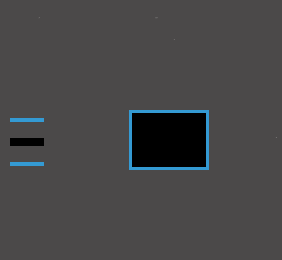
      <widget class="QGroupBox" name="groupBox_9">
       <property name="geometry">
        <rect>
         <x>414</x>
         <y>111</y>
         <width>282</width>
         <height>260</height>
        </rect>
       </property>
       <property name="sizePolicy">
        <sizepolicy hsizetype="Maximum" vsizetype="Maximum">
         <horstretch>0</horstretch>
         <verstretch>0</verstretch>
        </sizepolicy>
       </property>
       <property name="styleSheet">
        <string notr="true">background-color: rgb(75, 73, 73);
border: 0px;</string>
       </property>
       <property name="title">
        <string/>
       </property>
       <widget class="QLabel" name="label_74">
        <property name="geometry">
         <rect>
          <x>80</x>
          <y>50</y>
          <width>180</width>
          <height>180</height>
         </rect>
        </property>
        <property name="font">
         <font>
          <family>Times New Roman</family>
          <pointsize>10</pointsize>
          <bold>true</bold>
         </font>
        </property>
        <property name="styleSheet">
         <string notr="true">border: 0px;</string>
        </property>
        <property name="text">
         <string/>
        </property>
        <property name="pixmap">
         <pixmap resource="resources.qrc">:/images/images/hsvImage.png</pixmap>
        </property>
        <property name="alignment">
         <set>Qt::AlignRight|Qt::AlignTrailing|Qt::AlignVCenter</set>
        </property>
       </widget>
       <widget class="QLabel" name="label_72">
        <property name="geometry">
         <rect>
          <x>78</x>
          <y>5</y>
          <width>80</width>
          <height>25</height>
         </rect>
        </property>
        <property name="font">
         <font>
          <family>Roboto</family>
          <pointsize>-1</pointsize>
          <italic>false</italic>
          <bold>false</bold>
         </font>
        </property>
        <property name="styleSheet">
         <string notr="true">background-color: rgb(75, 73, 73);
color: rgb(194, 194, 194);
border: 0px;
text-align: left;
font: 20px 'Roboto';</string>
        </property>
        <property name="text">
         <string>△b/△c</string>
        </property>
        <property name="alignment">
         <set>Qt::AlignRight|Qt::AlignTrailing|Qt::AlignVCenter</set>
        </property>
       </widget>
       <widget class="QLabel" name="label_69">
        <property name="geometry">
         <rect>
          <x>10</x>
          <y>5</y>
          <width>30</width>
          <height>25</height>
         </rect>
        </property>
        <property name="font">
         <font>
          <family>Roboto</family>
          <pointsize>-1</pointsize>
          <italic>false</italic>
          <bold>false</bold>
         </font>
        </property>
        <property name="styleSheet">
         <string notr="true">background-color: rgb(75, 73, 73);
color: rgb(194, 194, 194);
border: 0px;
text-align: left;
font: 20px 'Roboto';</string>
        </property>
        <property name="text">
         <string>△a</string>
        </property>
        <property name="alignment">
         <set>Qt::AlignRight|Qt::AlignTrailing|Qt::AlignVCenter</set>
        </property>
       </widget>
       <widget class="QLabel" name="label_71">
        <property name="geometry">
         <rect>
          <x>160</x>
          <y>32</y>
          <width>15</width>
          <height>15</height>
         </rect>
        </property>
        <property name="font">
         <font>
          <family>Roboto</family>
          <pointsize>-1</pointsize>
          <italic>false</italic>
          <bold>false</bold>
         </font>
        </property>
        <property name="styleSheet">
         <string notr="true">background-color: rgb(75, 73, 73);
color: rgb(194, 194, 194);
border: 0px;
text-align: left;
font: 12px 'Roboto';</string>
        </property>
        <property name="text">
         <string>+c</string>
        </property>
        <property name="alignment">
         <set>Qt::AlignRight|Qt::AlignTrailing|Qt::AlignVCenter</set>
        </property>
       </widget>
       <widget class="QLabel" name="label_70">
        <property name="geometry">
         <rect>
          <x>262</x>
          <y>130</y>
          <width>15</width>
          <height>15</height>
         </rect>
        </property>
        <property name="font">
         <font>
          <family>Roboto</family>
          <pointsize>-1</pointsize>
          <italic>false</italic>
          <bold>false</bold>
         </font>
        </property>
        <property name="styleSheet">
         <string notr="true">background-color: rgb(75, 73, 73);
color: rgb(194, 194, 194);
border: 0px;
text-align: left;
font: 12px 'Roboto';</string>
        </property>
        <property name="text">
         <string>+b</string>
        </property>
        <property name="alignment">
         <set>Qt::AlignRight|Qt::AlignTrailing|Qt::AlignVCenter</set>
        </property>
       </widget>
       <widget class="QLabel" name="label_73">
        <property name="geometry">
         <rect>
          <x>10</x>
          <y>50</y>
          <width>53</width>
          <height>180</height>
         </rect>
        </property>
        <property name="font">
         <font>
          <family>Times New Roman</family>
          <pointsize>10</pointsize>
          <bold>true</bold>
         </font>
        </property>
        <property name="styleSheet">
         <string notr="true">border: 0px;</string>
        </property>
        <property name="text">
         <string/>
        </property>
        <property name="pixmap">
         <pixmap resource="resources.qrc">:/images/images/LShematicImage.png</pixmap>
        </property>
        <property name="alignment">
         <set>Qt::AlignRight|Qt::AlignTrailing|Qt::AlignVCenter</set>
        </property>
       </widget>
       <widget class="QLabel" name="label_79">
        <property name="geometry">
         <rect>
          <x>129</x>
          <y>110</y>
          <width>80</width>
          <height>60</height>
         </rect>
        </property>
        <property name="styleSheet">
         <string notr="true">background-color: rgb(0,0,0);
border: 3px solid rgb(52, 154, 211);</string>
        </property>
        <property name="text">
         <string/>
        </property>
       </widget>
       <widget class="QLabel" name="label_78">
        <property name="geometry">
         <rect>
          <x>165</x>
          <y>135</y>
          <width>10</width>
          <height>10</height>
         </rect>
        </property>
        <property name="styleSheet">
         <string notr="true">background-color: rgba(0,0,0);</string>
        </property>
        <property name="text">
         <string/>
        </property>
       </widget>
       <widget class="QLabel" name="label_75">
        <property name="geometry">
         <rect>
          <x>10</x>
          <y>138</y>
          <width>34</width>
          <height>8</height>
         </rect>
        </property>
        <property name="styleSheet">
         <string notr="true">background-color: rgba(0,0,0);</string>
        </property>
        <property name="text">
         <string/>
        </property>
       </widget>
       <widget class="QLabel" name="label_76">
        <property name="geometry">
         <rect>
          <x>10</x>
          <y>118</y>
          <width>34</width>
          <height>4</height>
         </rect>
        </property>
        <property name="styleSheet">
         <string notr="true">background-color: rgba(52, 154, 211);</string>
        </property>
        <property name="text">
         <string/>
        </property>
       </widget>
       <widget class="QLabel" name="label_77">
        <property name="geometry">
         <rect>
          <x>10</x>
          <y>162</y>
          <width>34</width>
          <height>4</height>
         </rect>
        </property>
        <property name="styleSheet">
         <string notr="true">background-color: rgba(52, 154, 211);</string>
        </property>
        <property name="text">
         <string/>
        </property>
       </widget>
      </widget>
